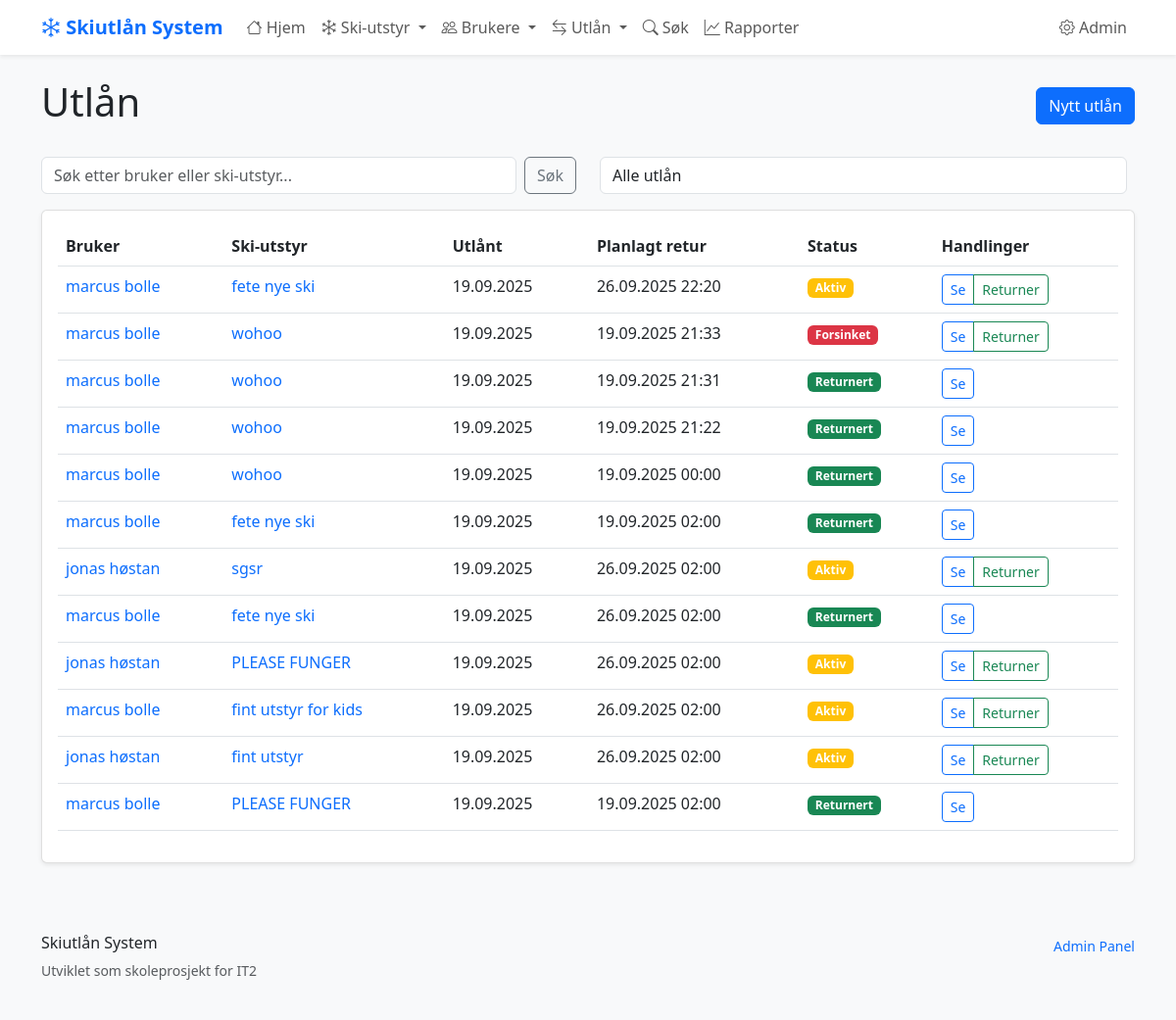
Page /utlan/ on the committed database.
### skiutlan/models.py (models this page shows, shortened)
class Utlan(models.Model):
    bruker = models.ForeignKey(Bruker, on_delete=models.CASCADE)
    ski_item = models.ForeignKey(SkiItem, on_delete=models.CASCADE)
    utlant_dato = models.DateTimeField(auto_now_add=True)
    planlagt_retur = models.DateTimeField()
    returnert_dato = models.DateTimeField(blank=True, null=True)
    def __str__(self):
        return f"{self.bruker.fornavn} {self.bruker.etternavn} låner {self.ski_item.navn}"
    @property
    def er_forsinket(self):
        if self.returnert_dato:
            return False
        from django.utils import timezone
        current_time = timezone.now().replace(second=0, microsecond=0)
        return self.planlagt_retur < current_time

class Bruker(models.Model):
    fornavn = models.CharField(max_length=50)
    etternavn = models.CharField(max_length=50)
    telefon = models.CharField(
        max_length=15,
        unique=True,  # Hver bruker må ha unikt telefonnummer
        help_text="Telefonnummer med landkode (+47)"
    )
    epost = models.EmailField(blank=True, null=True)
    registrert = models.DateTimeField(auto_now_add=True)
    class Meta:
        verbose_name = "Bruker"
        verbose_name_plural = "Brukere"
        ordering = ['etternavn', 'fornavn']

class SkiItem(models.Model):
    SKI_TYPES = [
        ('alpinski', 'Alpinski'),
        ('langrenn', 'Langrennsski'),
        ('snowboard', 'Snowboard'),
        ('stovler', 'Skistøvler'),
        ('staver', 'Skistaver'),
    ]
    navn = models.CharField(max_length=100, help_text="Navn på ski-elementet")
    type_ski = models.CharField(
        max_length=20,
        choices=SKI_TYPES,
        help_text="Type ski-element"
    )
    storrelse = models.IntegerField(
        validators=[MinValueValidator(1), MaxValueValidator(300)],
        help_text="Størrelse i cm for ski/staver, EU-størrelse for støvler"
    )
    tilstand = models.CharField(
        max_length=20,
        choices=[
            ('utmerket', 'Utmerket'),
            ('god', 'God'),
            ('slitt', 'Slitt'),
            ('reparasjon', 'Trenger reparasjon'),
        ],
        default='god'
    )
    opprettet = models.DateTimeField(auto_now_add=True)
    oppdatert = models.DateTimeField(auto_now=True)
    class Meta:
        verbose_name = "Ski-element"
        verbose_name_plural = "Ski-elementer"
        ordering = ['type_ski', 'storrelse']  # Sorterer automatisk

### skiutlan/views.py (the view)
# urls.py: path('utlan/', views.utlan_liste, name='utlan_liste'),
def utlan_liste(request):
    utlan = Utlan.objects.all().order_by('-utlant_dato')
    print(f"DEBUG utlan_liste: Totalt {utlan.count()} utlån i databasen")
    status_filter = request.GET.get('status', '')
    if status_filter == 'aktive':
        utlan = utlan.filter(returnert_dato__isnull=True)
    elif status_filter == 'returnerte':
        utlan = utlan.filter(returnert_dato__isnull=False)
    elif status_filter == 'forsinket':
        utlan = utlan.filter(returnert_dato__isnull=True, planlagt_retur__lt=timezone.now())
    sok_tekst = request.GET.get('sok', '')
    if sok_tekst:
        utlan = utlan.filter(
            Q(bruker__fornavn__icontains=sok_tekst) |
            Q(bruker__etternavn__icontains=sok_tekst) |
            Q(ski_item__navn__icontains=sok_tekst)
        )
    print(f"DEBUG utlan_liste: Etter filtrering {utlan.count()} utlån")
    for u in utlan:
        print(f"  - {u}")
    context = {
        'utlan': utlan,
        'sok_tekst': sok_tekst,
        'status_filter': status_filter,
    }
    return render(request, 'skiutlan/utlan_liste.html', context)

### skiutlan/templates/skiutlan/utlan_liste.html (shortened to what this page needs)
{% extends 'skiutlan/base.html' %}
{% block content %}
<div class="d-flex justify-content-between align-items-center mb-4">
    <h1>Utlån</h1>
    <a href="{% url 'skiutlan:utlan_opprett' %}" class="btn btn-primary">Nytt utlån</a>
</div>
<div class="row mb-3">
    <div class="col-md-6">
        <form method="get" class="d-flex">
            <input type="text" name="sok" class="form-control me-2" placeholder="Søk etter bruker eller ski-utstyr..." value="{{ sok_tekst }}">
            <button type="submit" class="btn btn-outline-secondary">Søk</button>
        </form>
    </div>
    <div class="col-md-6">
        <form method="get" class="d-flex">
            <select name="status" class="form-control me-2" onchange="this.form.submit()">
                <option value="">Alle utlån</option>
            </select>
        </form>
    </div>
</div>
<div class="card">
    <div class="card-body">
        {% if utlan %}
            <div class="table-responsive">
                <table class="table table-hover">
                    <thead>
                        <tr>
                            <th>Bruker</th>
                            <th>Ski-utstyr</th>
                            <th>Utlånt</th>
                            <th>Planlagt retur</th>
                            <th>Status</th>
                            <th>Handlinger</th>
                        </tr>
                    </thead>
                    <tbody>
                        {% for utlan_item in utlan %}
                        <tr>
                            <td>
                                <a href="{% url 'skiutlan:bruker_detalj' utlan_item.bruker.id %}" class="text-decoration-none">
                                    {{ utlan_item.bruker.fornavn }} {{ utlan_item.bruker.etternavn }}
                                </a>
                            </td>
                            <td>
                                <a href="{% url 'skiutlan:ski_item_detalj' utlan_item.ski_item.id %}" class="text-decoration-none">
                                    {{ utlan_item.ski_item.navn }}
                                </a>
                            </td>
                            <td>{{ utlan_item.utlant_dato|date:"d.m.Y" }}</td>
                            <td>{{ utlan_item.planlagt_retur|date:"d.m.Y H:i" }}</td>
                            <td>
                                {% if utlan_item.returnert_dato %}
                                    <span class="badge bg-success">Returnert</span>
                                {% else %}
                                    {% if utlan_item.er_forsinket %}
                                        <span class="badge bg-danger">Forsinket</span>
                                    {% else %}
                                        <span class="badge bg-warning">Aktiv</span>
                                    {% endif %}
                                {% endif %}
                            </td>
                            <td>
                                <div class="btn-group btn-group-sm">
                                    <a href="{% url 'skiutlan:utlan_detalj' utlan_item.id %}" class="btn btn-outline-primary">Se</a>
                                    {% if not utlan_item.returnert_dato %}
                                        <a href="{% url 'skiutlan:utlan_marker_returnert' utlan_item.id %}" class="btn btn-outline-success">Returner</a>
                                    {% endif %}
                                </div>
                            </td>
                        </tr>
                        {% endfor %}
                    </tbody>
                </table>
            </div>
        {% else %}
            <div class="text-center py-5">
                <p class="text-muted">Ingen utlån funnet.</p>
                <a href="{% url 'skiutlan:utlan_opprett' %}" class="btn btn-primary">Opprett første utlån</a>
            </div>
        {% endif %}
    </div>
</div>
{% endblock %}

### skiutlan/templates/skiutlan/base.html (style rules this page uses)
:root { --primary-color: #0d6efd; --secondary-color: #6c757d; --success-color: #198754; --warning-color: #ffc107; --danger-color: #dc3545; }
body { font-family: 'Segoe UI', Tahoma, Geneva, Verdana, sans-serif; background-color: #f8f9fa; }
.card { box-shadow: 0 0.125rem 0.25rem rgba(0, 0, 0, 0.075); border: 1px solid rgba(0, 0, 0, 0.125); }

### rows in the picture
Utlan: bruker.fornavn "marcus", bruker.etternavn "bolle", ski_item.navn "fete nye ski", utlant_dato "19.09.2025", planlagt_retur "26.09.2025 22:20", shows "Aktiv", shows "Returner"
Utlan: bruker.fornavn "marcus", bruker.etternavn "bolle", ski_item.navn "wohoo", utlant_dato "19.09.2025", planlagt_retur "19.09.2025 21:33", shows "Forsinket", shows "Returner"
Utlan: bruker.fornavn "marcus", bruker.etternavn "bolle", ski_item.navn "wohoo", utlant_dato "19.09.2025", planlagt_retur "19.09.2025 21:31", shows "Returnert"
Utlan: bruker.fornavn "marcus", bruker.etternavn "bolle", ski_item.navn "wohoo", utlant_dato "19.09.2025", planlagt_retur "19.09.2025 21:22", shows "Returnert"
Utlan: bruker.fornavn "marcus", bruker.etternavn "bolle", ski_item.navn "wohoo", utlant_dato "19.09.2025", planlagt_retur "19.09.2025 00:00", shows "Returnert"
Utlan: bruker.fornavn "marcus", bruker.etternavn "bolle", ski_item.navn "fete nye ski", utlant_dato "19.09.2025", planlagt_retur "19.09.2025 02:00", shows "Returnert"
Utlan: bruker.fornavn "jonas", bruker.etternavn "høstan", ski_item.navn "sgsr", utlant_dato "19.09.2025", planlagt_retur "26.09.2025 02:00", shows "Aktiv", shows "Returner"
Utlan: bruker.fornavn "marcus", bruker.etternavn "bolle", ski_item.navn "fete nye ski", utlant_dato "19.09.2025", planlagt_retur "26.09.2025 02:00", shows "Returnert"
Utlan: bruker.fornavn "jonas", bruker.etternavn "høstan", ski_item.navn "PLEASE FUNGER", utlant_dato "19.09.2025", planlagt_retur "26.09.2025 02:00", shows "Aktiv", shows "Returner"
Utlan: bruker.fornavn "marcus", bruker.etternavn "bolle", ski_item.navn "fint utstyr for kids", utlant_dato "19.09.2025", planlagt_retur "26.09.2025 02:00", shows "Aktiv", shows "Returner"
Utlan: bruker.fornavn "jonas", bruker.etternavn "høstan", ski_item.navn "fint utstyr", utlant_dato "19.09.2025", planlagt_retur "26.09.2025 02:00", shows "Aktiv", shows "Returner"
Utlan: bruker.fornavn "marcus", bruker.etternavn "bolle", ski_item.navn "PLEASE FUNGER", utlant_dato "19.09.2025", planlagt_retur "19.09.2025 02:00", shows "Returnert"
